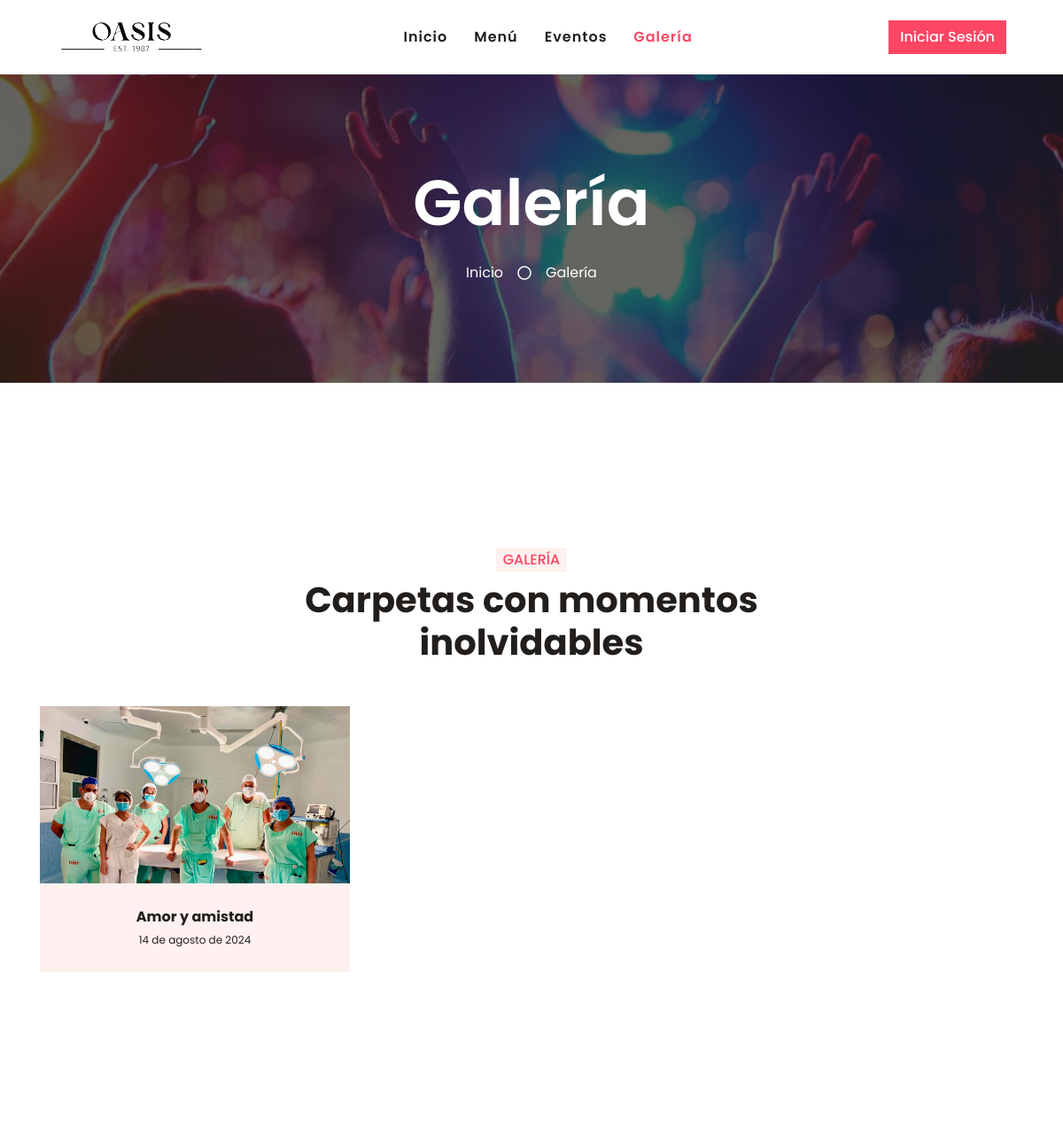
The page /front_galeria/ (upper part) on the database as committed earlier.
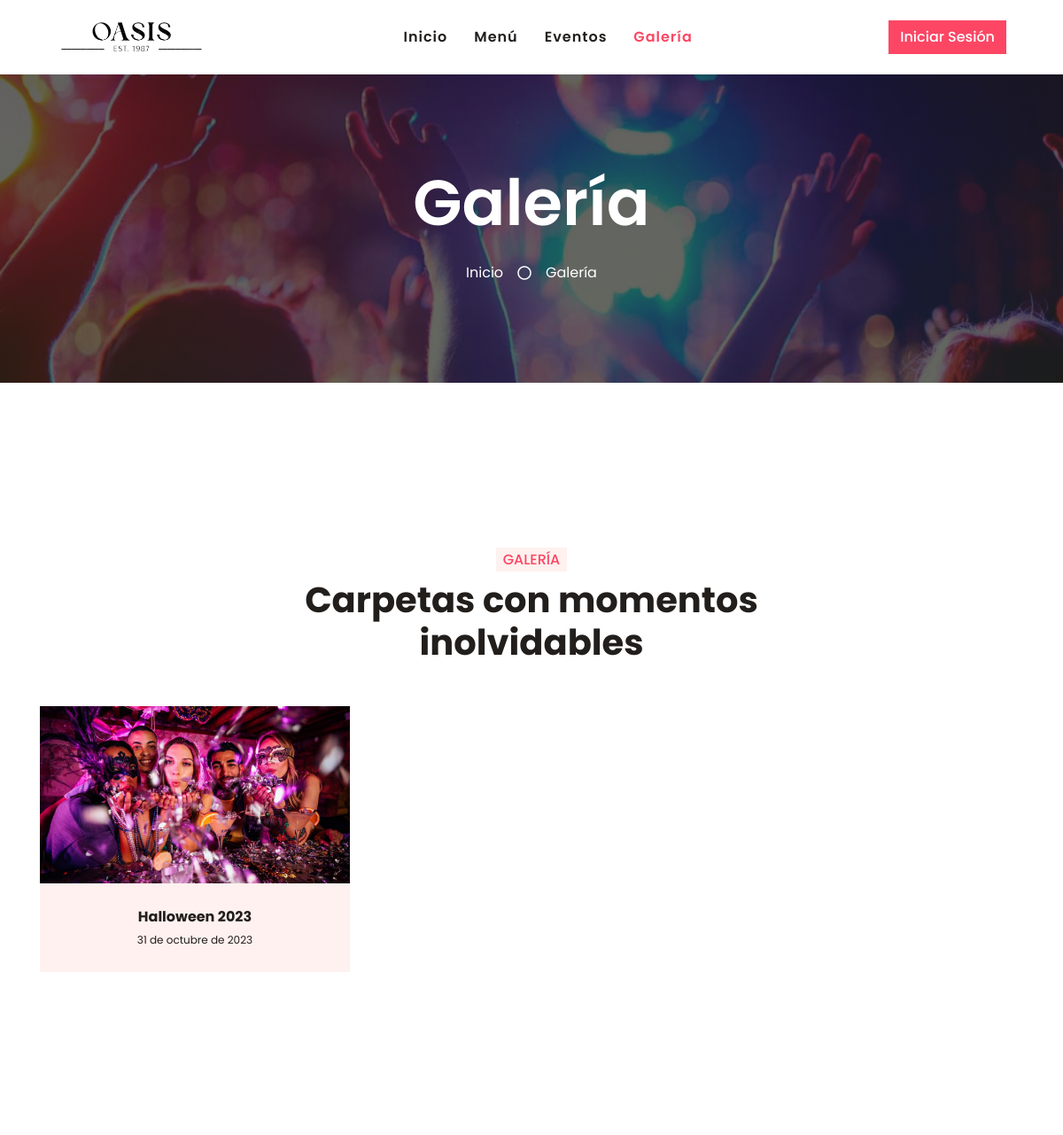
The same page on the database as committed later.
### Oasis/models.py (models this page shows)
class Galeria(models.Model):
    nombre = models.CharField(max_length=254)
    fecha = models.DateField()
    foto = models.ImageField(upload_to="Img_carpeta/", default="Img_carpeta/default.png")

### Oasis/views.py (the view)
# urls.py: path('front_galeria/', views.front_galeria, name='front_galeria'),
def front_galeria(request):
    logueo = request.session.get("logueo", False)
    user = None
    if logueo:
        user = Usuario.objects.get(pk = logueo["id"])
    q = Galeria.objects.all()
    contexto = {'user' : user, 'galeria': q, 'url': 'front_galeria'}
    return render(request, "Oasis/front_galeria/front_galeria.html", contexto)

### Oasis/templates/Oasis/front_galeria/front_galeria.html (shortened to what this page needs)
{% extends 'Oasis/barNavInicio.html' %}
{% load static %}
{% load humanize %}
{% block contenedor %}
    <div class="jumbotron jumbotron-fluid bg-jumbotron-galeria" style="margin-bottom: 90px;">
        <div class="container text-center py-5">
            <h3 class="text-white display-3 mb-4">Galería</h3>
            <div class="d-inline-flex align-items-center text-white">
                <p class="m-0"><a class="text-white" href="{% url 'index' %}">Inicio</a></p>
                <i class="far fa-circle px-3"></i>
                <p class="m-0">Galería</p>
            </div>
        </div>
    </div>
    <div class="container-fluid py-5">
        <div class="container pt-5">
        <div class="row justify-content-center text-center">
            <div class="col-lg-6">
            <h6 class="d-inline-block bg-light text-primary text-uppercase py-1 px-2">Galería</h6>
            <h1 class="mb-5">Carpetas con momentos inolvidables</h1>
            </div>
        </div>
        <div class="row">
            {% for g in galeria %}
            <div class="col-lg-4 col-md-6">
                <div class="team position-relative overflow-hidden mb-5" style="display: flex; flex-direction: column; flex: 1;">
                <img class="img-fluid" src="{{ g.foto.url }}" alt="" style="width: 100%; height: 200px; object-fit: cover;">
                <div class="position-relative text-center" style="flex: 1;">
                    <div class="team-text bg-light text-dark">
                    <h5 class="font-weight-bold" style="font-size: 16px;">{{ g.nombre }}</h5>
                    <p class="m-0" style="font-size: 12px;">{{ g.fecha }}</p>
                    </div>
                    <div class="team-social bg-primary text-center">
                    <a class="btn btn-outline-light" href="{% url 'front_fotos' g.id %}">Ver Carpeta</a>
                    </div>
                </div>
                </div>
            </div>
            {% endfor %}
            </div>
        </div>
        </div>
{% endblock %}

### Oasis/templates/Oasis/barNavInicio.html (shortened to what this page needs)
{% load static %}
<!DOCTYPE html>
<html lang="en">
<head>
  <link rel="stylesheet" href="{% static 'Oasis/css/botonesDiseño.css' %}">
  <link rel="stylesheet" href="{% static 'Oasis/css/index.css' %}">
  <link rel="stylesheet" href="{% static 'Oasis/css/bootstrap.min.css' %}">
  <link rel="stylesheet" href="{% static 'Oasis/css/front_eventos/front_eventos_info.css' %}">
  <link rel="stylesheet" href="{% static 'Oasis/css/barrasGestiones.css' %}">
  <link rel="stylesheet" href="{% static 'Oasis/css/pedidoEmpleado.css' %}">
  <link rel="stylesheet" href="https://cdn.datatables.net/2.1.8/css/dataTables.dataTables.css" />
  <link href="https://cdnjs.cloudflare.com/ajax/libs/font-awesome/5.10.0/css/all.min.css" rel="stylesheet">
  <link rel="stylesheet" href="{% static 'Oasis/lib/animate/animate.min.css' %}">
  <link rel="stylesheet" href="{% static 'Oasis/lib/owlcarousel/assets/owl.carousel.min.css' %}">
  <link rel="stylesheet" href="{% static 'Oasis/lib/tempusdominus/css/tempusdominus-bootstrap-4.min.css' %}"/>
  <link href="https://cdnjs.cloudflare.com/ajax/libs/lightbox2/2.11.3/css/lightbox.min.css" rel="stylesheet" />
  <link rel="stylesheet" href="{% static 'Oasis/css/front.css' %}">
  <link rel="stylesheet" href="https://cdnjs.cloudflare.com/ajax/libs/bootstrap-datetimepicker/4.17.47/css/bootstrap-datetimepicker.min.css">
  <link rel="stylesheet" href="https://cdn.jsdelivr.net/npm/bootstrap-icons@1.11.1/font/bootstrap-icons.css" />
</head>
<body>
  <header>
    <div class="container-fluid p-0">
      <nav class="navbar navbar-expand-lg bg-white navbar-light py-3 py-lg-0 px-lg-5">
          <a href="{% url 'index' %}" class="navbar-brand ml-lg-3">
            <img src="{% static 'Oasis/img/logoOasisNegro.png' %}" alt="logo_oasis" width="170" height="40">
          </a>
          <div class="collapse navbar-collapse justify-content-between px-lg-3" id="navbarCollapse">
              <div class="navbar-nav m-auto py-0">
                <a href="{% url 'index' %}" class="nav-item nav-link {% if request.path == '/' or request.path == '/inicio/' %}active{% endif %}">Inicio</a>
                <a href="{% url 'front_productos' %}" class="nav-item nav-link {% if url == 'front_productos' or url == 'front_producto_info' %}active{% endif %}">Menú</a>
                <a href="{% url 'front_eventos' %}" class="nav-item nav-link {% if url == 'front_eventos' or url == 'front_eventos_info' %}active{% endif %}">Eventos</a>
                <a href="{% url 'front_galeria' %}" class="nav-item nav-link {% if url == 'front_galeria' or url == 'front_fotos' %}active{% endif %}">Galería</a>
              </div>
              {% if user %}
                {% if user.rol == 4 %}
                  <a class="nav-item nav-link">
                    <a href="{% url 'escanear_mesa' %}" class="btn btn-primary">Pedir Ahora</a>
                  </a>
                {% endif %}
                  <a href="{% url 'ver_perfil' %}" class="nav-item nav-link">
                    <img src="{{ user.foto.url }}" alt="LogoUsuario" width="40px" height="40px" class="rounded-circle">
                  </a>
              {% else %}
                  <a class="nav-item nav-link">
                    <a class="btn btn-primary" data-bs-toggle="offcanvas" data-bs-target="#pantallaLogin">Iniciar Sesión</a>
                  </a>
              {% endif %}
          </div>
      </nav>
  </div>
  </header>
  {% block contenedor %}
  {% endblock %}
</body>
</html>

### Oasis/static/Oasis/css/index.css (style rules this page uses)
header { height: 4.6em; width: 100%; background-repeat: no-repeat; background-size: cover; position: sticky; z-index: 10; transition: background-color 0.3s; }

Rows that differ between the two databases and show on the page:
removed Galeria: foto (picture), nombre "Amor y amistad", fecha "14 de agosto de 2024"
added Galeria: foto (picture), nombre "Halloween 2023", fecha "31 de octubre de 2023"
